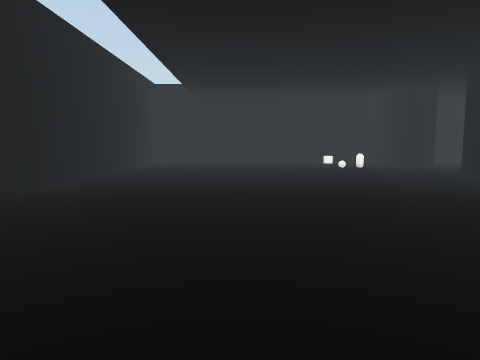
View 1 (above)

22 first-person views from a walk through a 3-D level made in the Unity game engine. The camera is 1.5 m above the floor, tilts 6° down and sees 70° across. The floor is counted in squares, 1.89 m on a side. Each view is taken from the middle of a square. On the plan, view 1 faces up. The plan holds only what a view shows up to about 11 squares ahead; the rest is blank. The player character is not drawn. Surface patterns are stand-ins for the level's own textures.

View 2
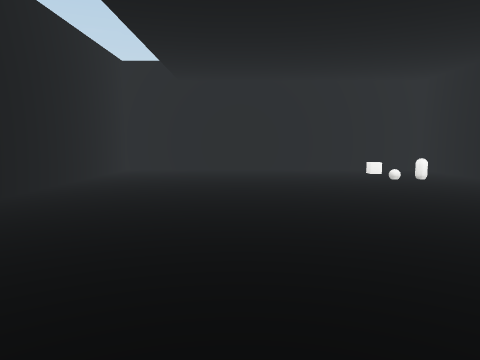

View 3
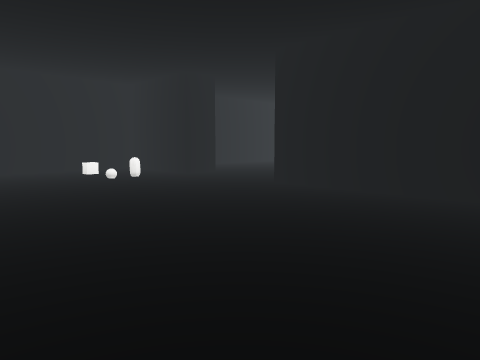

View 4
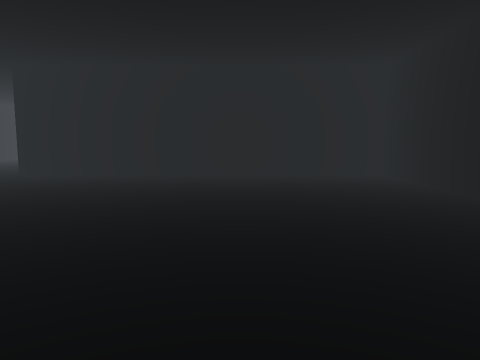

View 5
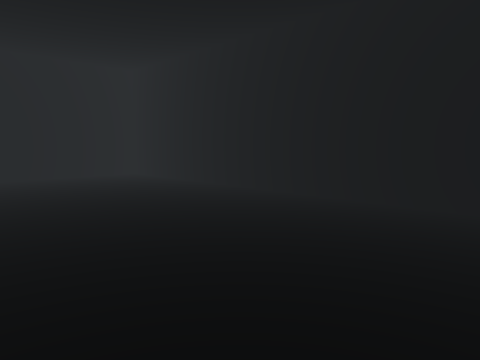

View 6
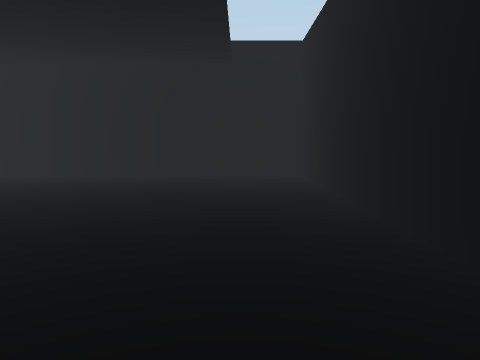

View 7
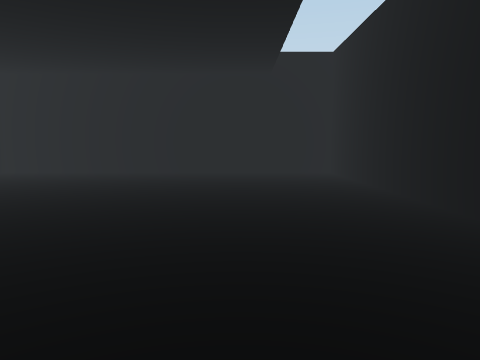

View 8
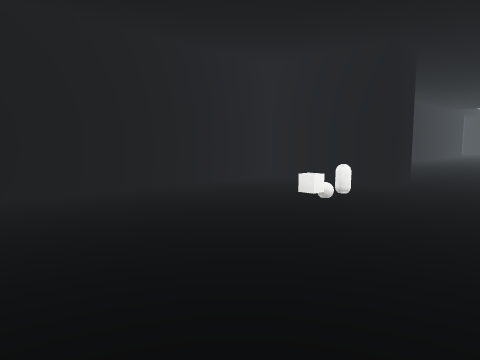

View 9
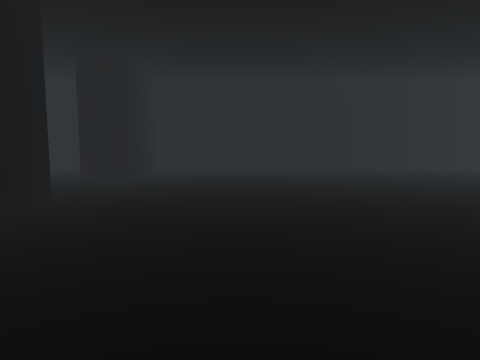

View 10
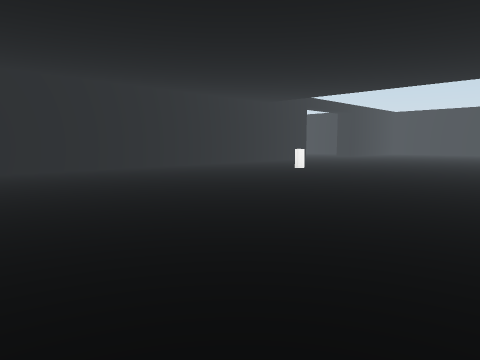

View 11
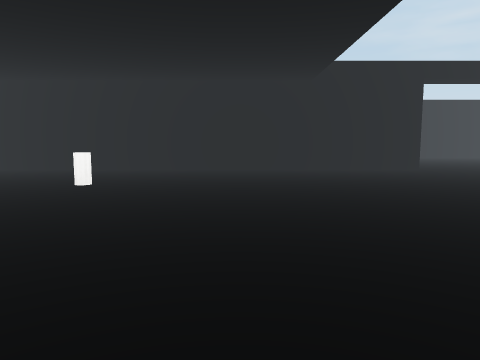

View 12
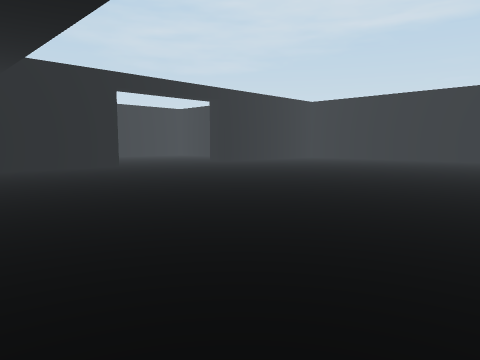

View 13
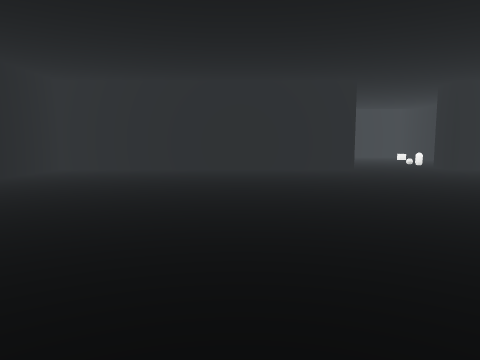

View 14
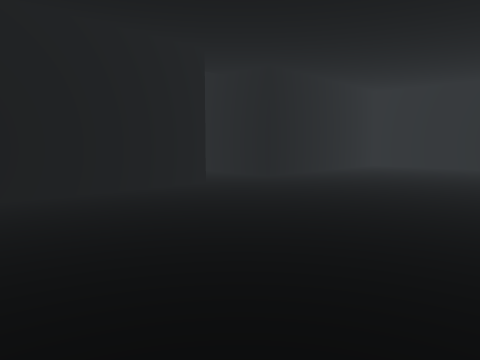

View 15
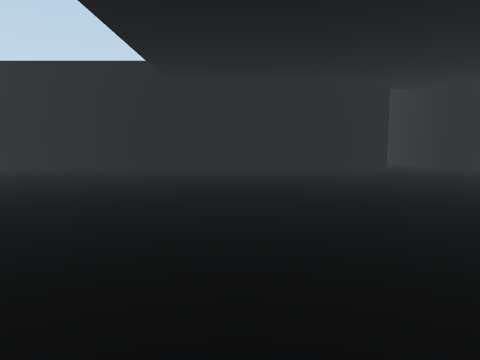

View 16
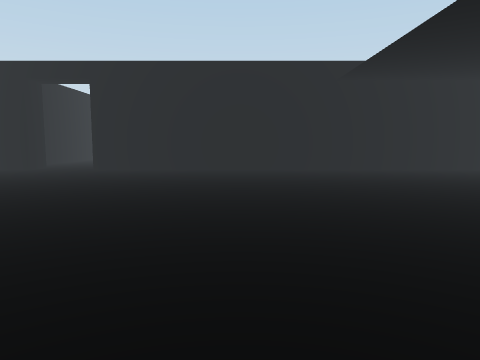

View 17
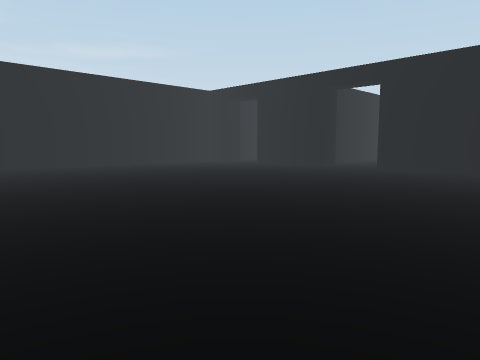

View 18
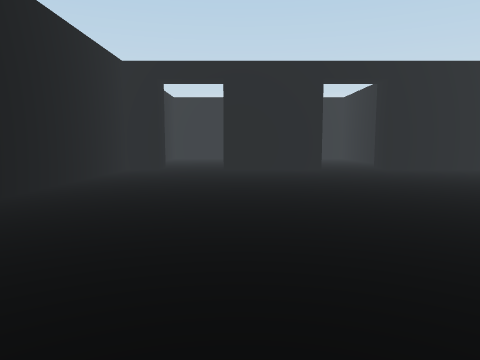

View 19
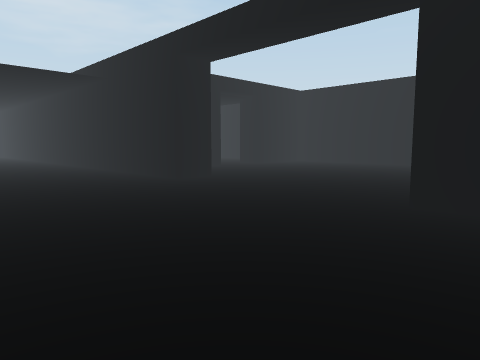

View 20
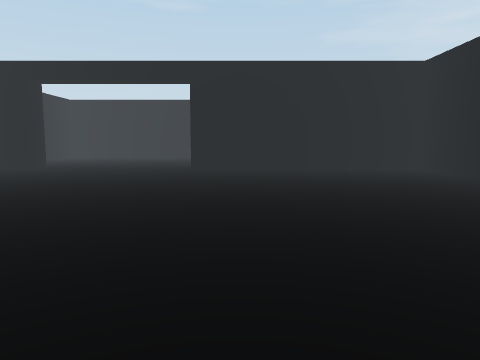

View 21
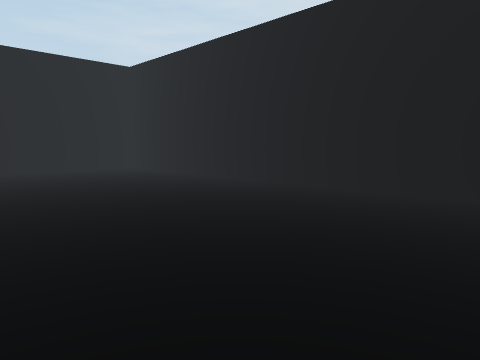

View 22
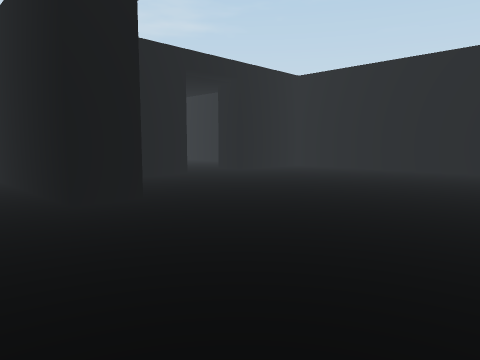

### Floor plan
Ten units are one square. View 1 is at (0, 0); x grows to the right and y downward. Boxes are objects, and circles mark ways between rooms. Rooms are numbered by the first view taken in them; rooms with no view inside come last. Other rooms are left out.
<svg viewBox="-40 -240 410 260">
<path fill="none" stroke="#000" d="M65 -115 55 -115 55 -145M60 -145 -35 -145 -35 5 55 5 55 -85M245 -156 245 -145 60 -145M215 -186 215 -171M215 -212 215 -205M305 11 305 5 335 5M144 5 285 5 285 10M272 -235 238 -235M355 10 355 5 365 5 365 -145 295 -145M65 -86 65 5 125 5 125 15M65 -145 65 -115"/>
<rect x="15" y="-125" width="10" height="10" fill="#bbb"><title>other object</title></rect>
<rect x="25" y="-125" width="10" height="10" fill="#bbb"><title>other object</title></rect>
<rect x="35" y="-125" width="10" height="10" fill="#bbb"><title>other object</title></rect>
<rect x="165" y="-95" width="10" height="10" fill="#bbb"><title>other object</title></rect>
<circle cx="60" cy="-100" r="3" fill="#2a7"/>
<text x="10" y="-70">1</text>
<text x="230" y="-90">2</text>
</svg>
Room 1 opens to room 2.

Where each view was taken, in squares from view 1:
view 1: 0 up, 0 right, facing up
view 2: 4 up, 0 right, facing up
view 3: 4 up, 0 right, facing up-right
view 4: 3 up, 3 left, facing right
view 5: 4 up, 3 left, facing down-right
view 6: 8 up, 2 left, facing down
view 7: 9 up, 1 left, facing down
view 8: 9 up, 1 left, facing up-right
view 9: 4 up, 9 right, facing up
view 10: 4 up, 9 right, facing up-right
view 11: 4 up, 19 right, facing up
view 12: 3 up, 19 right, facing up-right
view 13: 5 up, 17 right, facing left
view 14: 5 up, 19 right, facing down-left
view 15: 10 up, 19 right, facing down
view 16: 10 up, 24 right, facing down
view 17: 10 up, 24 right, facing down-right
view 18: 10 up, 33 right, facing down
view 19: 10 up, 31 right, facing up-left
view 20: 4 up, 31 right, facing up
view 21: 4 up, 31 right, facing up-right
view 22: 13 up, 29 right, facing up-left
